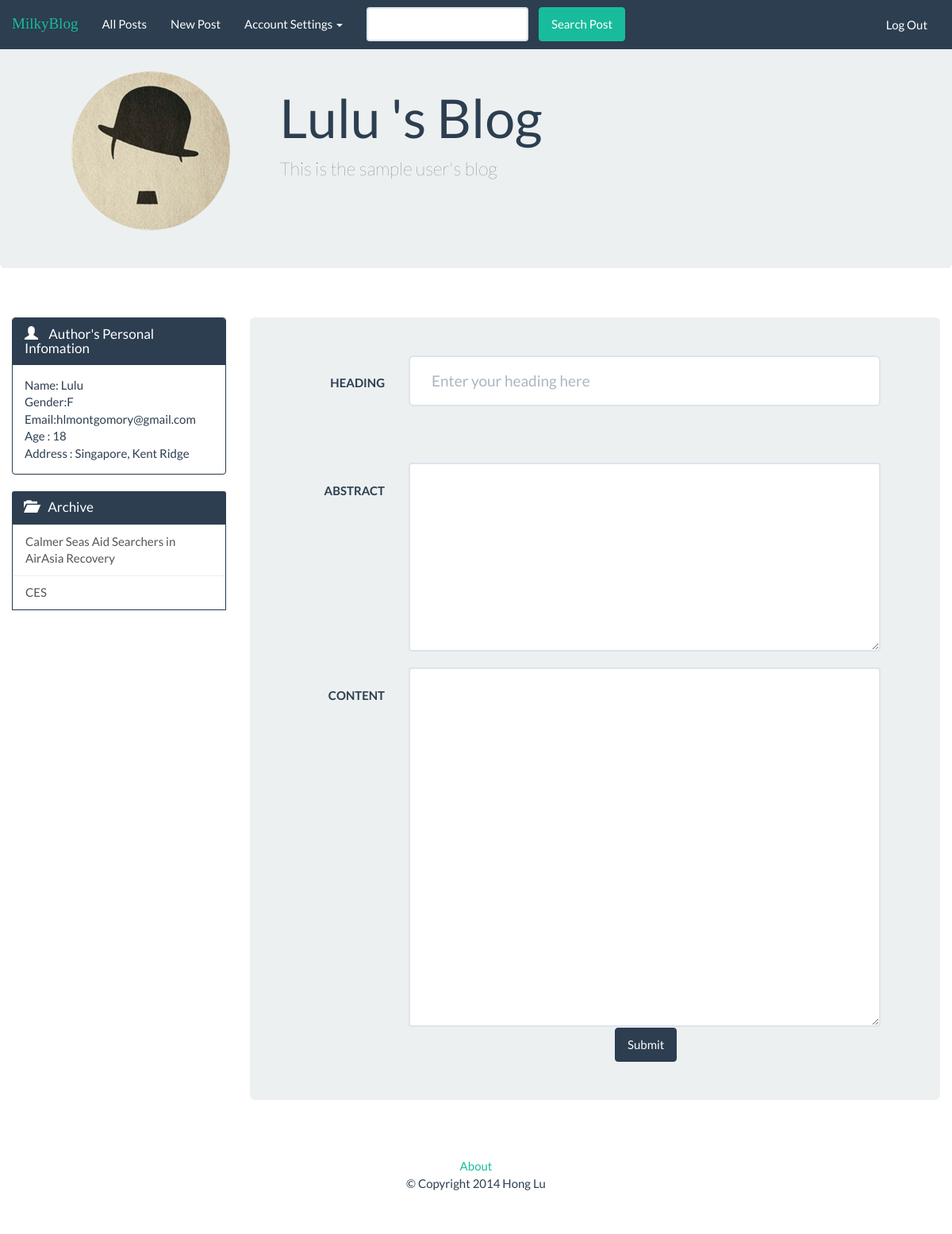
/view/new_post.php (signed in), run on the app's committed database.
### tables this page shows
CREATE TABLE IF NOT EXISTS `users` (
`uid` bigint(20) unsigned NOT NULL,
  `gender` varchar(40) NOT NULL,
  `user_name` varchar(40) NOT NULL,
  `password` text NOT NULL,
  `email` varchar(40) NOT NULL,
  `pf_name` varchar(40) NOT NULL,
  `age` int(11) NOT NULL,
  `address` text NOT NULL,
  `intro` text NOT NULL,
  `img` text NOT NULL
);

CREATE TABLE IF NOT EXISTS `posts` (
`post_id` bigint(20) unsigned NOT NULL,
  `heading` text NOT NULL,
  `abstract` text NOT NULL,
  `content` text NOT NULL,
  `date` timestamp NOT NULL DEFAULT CURRENT_TIMESTAMP ON UPDATE CURRENT_TIMESTAMP,
  `user_name` varchar(20) NOT NULL,
  `uid` int(11) NOT NULL
);

### src/model/users.php (called while the page is built, shortened)
<?php
    function getUserInfo($uid){
        $db = opendb();
        $sql = "SELECT * FROM users WHERE uid = '$uid' ";
        $result= $db->query($sql);
        if(!$result = $db->query($sql)){
            die('There was an error running the query [' . $db->error . ']');
        }
        $row = $result->fetch_assoc();
        return $row;
    }
?>

### src/model/posts.php (called while the page is built, shortened)
<?php
    function getAllPosts ($uid) {
      $db = opendb();
      if (!$result = $db->query("SELECT * FROM posts WHERE uid='$uid'")){
        die('There was an error running the query [' . $db->error . ']');
      }
      $posts = array();
      while ($row = $result->fetch_assoc()) {
        array_push($posts, $row);
      }
      return $posts;
    }
?>

### src/view/common/left_panel.php (the view)
<div class="col-lg-3">
    <div class="panel panel-primary">
    <div class="panel-heading">
        <h3 class="panel-title">
            <span class="glyphicon glyphicon-user" style="margin-right: 10px;" aria-hidden="true"></span>
            Author's Personal Infomation
        </h3>
    </div>
    <div class="panel-body">
        <?php $result = getUserInfo($uid);
        echo "Name: ". $result['pf_name']."<br>
        Gender:".$result['gender']." <br>
        Email:". $result['email']." <br>";
        if ($result['age'] != 0){
          echo "Age : ".$result['age']." <br>";
        }
        if (!empty($result['address'])){
          echo "Address : ".$result['address']." <br>";
        }
        ?>
    </div>
    </div>
    <div class="panel-primary">
        <div class="panel-heading">
            <h3 class="panel-title">
                <span class="glyphicon glyphicon-folder-open" style="margin-right: 10px;" aria-hidden="true"></span>
                Archive
            </h3>
        </div>
        <div class="panel-body" style="padding:0px; border: 1px solid #2c3e50">
            <div class="list-group" style="margin:0">
                <?php
                $posts = getAllPosts($uid);
                if ($posts){
                    foreach ($posts as $post) {
                        if (isset($_GET['post']) && ($post['post_id'] == $_GET['post'])){
                            echo '<a  class="list-group-item" style="background-color:#18bc9c" href="single_post.php?post='.$post['post_id'].'">' .$post['heading']. '</a>' ;
                        }
                        else{
                            echo '<a  class="list-group-item" href="single_post.php?post='.$post['post_id'].'">' .$post['heading']. '</a>' ;
                        }
                    }
                }
                else{
                    echo '<p style = "padding: 20px"> Current user has not created any post yet!';
                }
                ?>
            </div>
        </div>
    </div>
</div>

### src/view/common/page_header.php
<?php $user = getUserInfo($uid);?>
<div class="page-header" id="banner">
    <div class="row">
        <div class="jumbotron">
            <div class="container">
                <div class="col-lg-3">
                <img src="
                <?php
                if(empty($user['img'])){
                    echo "../static/uploads/default.jpg";
                }
                else{
                    echo "../static/uploads/".$user['img'];
                }
                ?>"
                style="max-width: 200px; max-height=200px;" class="img-circle"> </a>
                </div>
                <div class="col-lg-9">
                    <h1><?php echo $user['pf_name']." 's Blog"; ?> </h1>
                    <p class="lead">
                        <?php
                        if(empty($user['intro'])){
                            echo "Welcome to my blog!";
                        }
                        else{
                            echo $user['intro'];
                        }
                        ?>
                    </p>
              </div>
          </div>
        </div>
    </div>
</div>

### data on the page
users: pf_name "Lulu", intro "This is the sample user's blog", gender "F", email "hlmontgomory@gmail.com", age "18", address "Singapore, Kent Ridge"
posts: heading "Calmer Seas Aid Searchers in AirAsia Recovery"
posts: heading "CES"
